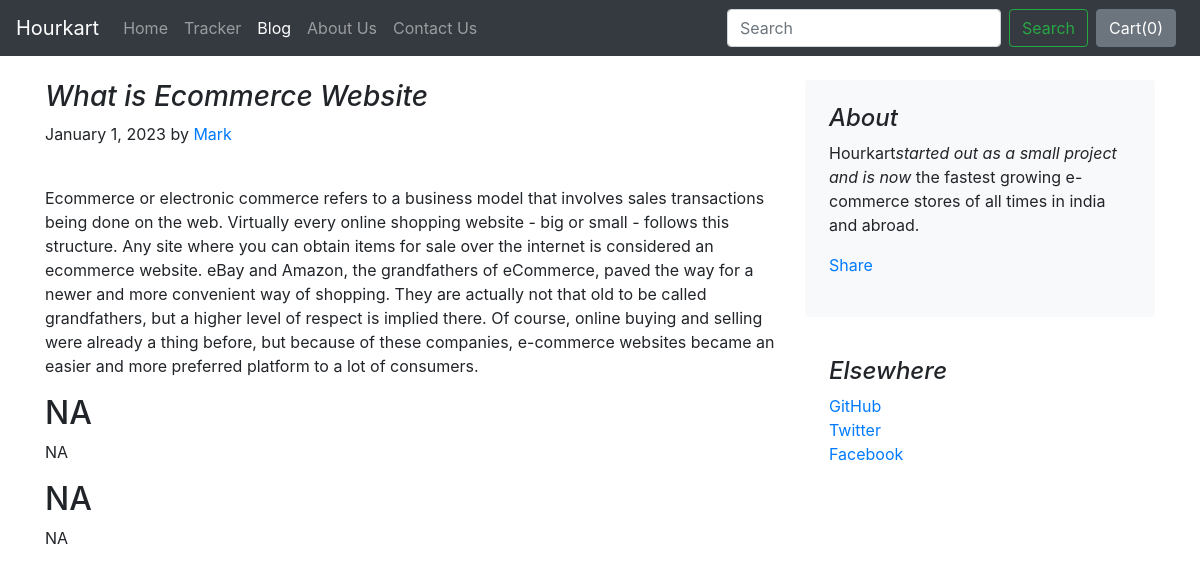
The page /blog/blogpost/1 on the database its author committed.
### blog/models.py (models this page shows)
class Blogpost(models.Model):
    post_id = models.AutoField(primary_key=True)
    title = models.CharField(max_length=50)
    head0 = models.CharField(max_length=500, default="")
    chead0 = models.CharField(max_length=5000, default="")
    head1 = models.CharField(max_length=500, default="")
    chead1 = models.CharField(max_length=5000, default="")
    head2 = models.CharField(max_length=500, default="")
    chead2 = models.CharField(max_length=5000, default="")
    pub_date = models.DateField()
    thumbnail = models.ImageField(upload_to='shop/images', default="")
    def __str__(self):
        return self.title

### blog/views.py (the view)
# urls.py: path("blogpost/<int:id>", views.blogpost, name="blogHome")
def blogpost(request, id):
    post = Blogpost.objects.filter(post_id = id)[0]
    print(post)
    return render(request, 'blog/blogpost.html',
                  {'post':post})

### blog/templates/blog/blogpost.html (shortened to what this page needs)
{% extends 'blog/basic.html' %}
{% block body %}
<div class="container">
    <div class="row mt-4">
        <div class="col-md-8 blog-main">
            <h3 class="font-italic">
                {{post.title}}
            </h3>
            <div class="blog-post">
                <p class="blog-post-meta">January 1, 2023 by <a href="#">Mark</a></p>
                <div class="fb-like" data-href="http://127.0.0.1:8000/blog/blogpost/{{post.post_id}}" data-layout="standard" data-action="like" data-size="large" data-show-faces="false" data-share="true"></div><br>
                <p>{{post.chead0}}</p>
                <h2>{{post.head1}}</h2>
                <p>{{post.chead1}}</p>
                <h2>{{post.head2}}</h2>
                <p>{{post.chead2}}</p>
            </div>
        </div>
        <aside class="col-md-4 blog-sidebar">
            <div class="p-4 mb-3 bg-light rounded">
                <h4 class="font-italic">About</h4>
                <p class="mb-0">Hourkart<em>started out as a small project and is now</em> the fastest growing e-commerce stores of all times in india and abroad.</p>
                <div class="my-3 fb-share-button" data-href="http://127.0.0.1:8000/blog/blogpost/{{post.post_id}}" data-layout="button_count" data-size="large"><a target="_blank" href="https://www.facebook.com/sharer/sharer.php?u=http%3A%2F%2F127.0.0.1%3A8000%2Fblog%2Fblogpost%2F4&amp;src=sdkpreparse" class="fb-xfbml-parse-ignore">Share</a></div>
            </div>
            <div class="p-4">
                <h4 class="font-italic">Elsewhere</h4>
                <ol class="list-unstyled">
                    <li><a href="#">GitHub</a></li>
                    <li><a href="#">Twitter</a></li>
                    <li><a href="#">Facebook</a></li>
                </ol>
            </div>
        </aside>
    </div>
</div>
{% endblock %}

### rows shown on the page
Blogpost: title "What is Ecommerce Website", chead0 "Ecommerce or electronic commerce refers to a business model that involves sales transactions being done on the web. Virtually every online shopping website - big or small - follows this structure. Any site where you can obtain items for sale over the internet is considered an ecommerce website. eBay and Amazon, the grandfathers of eCommerce, paved the way for a newer and more convenient way of shopping. They are actually not that old to be called grandfathers, but a higher level of respect is implied there. Of course, online buying and selling were already a thing before, but because of these companies, e-commerce websites became an easier and more preferred platform to a lot of consumers.", head1 "NA", chead1 "NA", head2 "NA", chead2 "NA"
